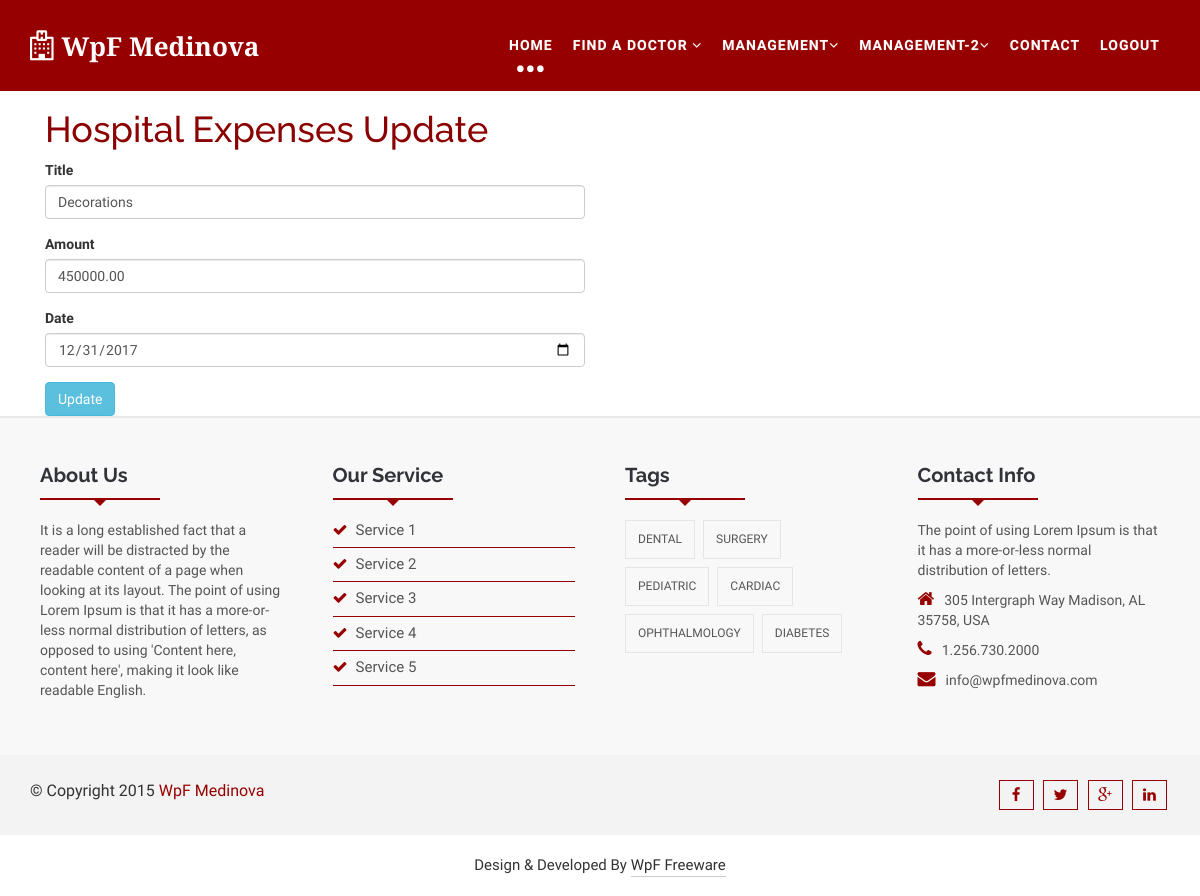
Page /index.php?e=expense_edit&id=4 (signed in) on the committed database.
### tables this page shows
CREATE TABLE `expense` (
  `id` int(10) UNSIGNED NOT NULL,
  `title` varchar(25) NOT NULL,
  `amount` double(10,2) UNSIGNED NOT NULL,
  `date` date NOT NULL
);

### models/database.php (called while the page is built, shortened)
<?php
class Database {
    protected $db;
    function __construct() {
        $this->db = new mysqli("localhost", "root", "", "hospital");
    }
    public function view($table, $sel = NULL, $order = NULL, $where = NULL) {
        if ($sel == TRUE) {
            $sql = "select $sel from $table";
        } else {
            $sql = "select * from $table";
        }
        $temp = "";
        if ($where) {
            foreach ($where as $key => $value) {
                $temp .= "{$key}='{$value}'";
            }
            $sql .= " where $temp";
        }
        return $this->db->query($sql);
    }
}

### views/employee/expense_edit.php (the view, shortened to what this page needs)
<section id="blogArchive">
    <div class="container">
        <div class="col-md-6">
            <h1 style="color: darkred">Hospital Expenses Update</h1>
            <?php
            $color = $d->view('expense', '*', '', ['id' => $_GET['id']]);
            ($row = $color->fetch_object());
            ?>
            <form action="" method="post" enctype="multipart/form-data">
                <div class="form-group">
                    <label for="name">Title</label>
                    <input type="text" class="form-control" id="name" placeholder="Expense issue" name="title" value="<?Php echo $row->title ?>">
                </div>
                <div class="form-group">
                    <label for="name">Amount</label>
                    <input type="text" class="form-control" id="name" placeholder="Amount" name="aname" value="<?Php echo $row->amount ?>">
                </div>
                <div class="form-group">
                    <label for="name">Date</label>
                    <input type="date" class="form-control" id="name" placeholder="Expense name" name="dname" value="<?Php echo $row->date ?>">
                </div>
                    <input type="submit" name="sub" class="btn btn-info" value="Update" />
                </div>
    </div>
</section>

### style.css (style rules this page uses)
body,html { overflow-x:hidden; }
body { font-family: 'Habibi', serif; overflow-x: hidden !important; }
h1, h2, h3, h4, h5, h6 { font-family: 'Raleway', sans-serif; }
#blogArchive { display: inline; float: left; margin-top: 90px; width: 100%; }

### rows in the picture
expense: title "Decorations", aname "450000.00", dname "12/31/2017"
